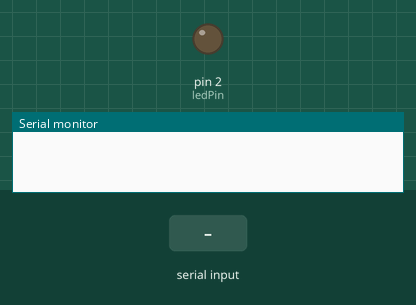
Simulated run of this sketch. Board: Arduino Uno, built with avr-gcc and run on an emulated ATmega328P. Parts: output pins drawn as LEDs (lit = HIGH), the last lines printed to the serial monitor. The inputs (shaded band) are chosen by the test bench.

Above: at 1.2 s.
1.3 s: "N" received over Serial
At 2.5 s:
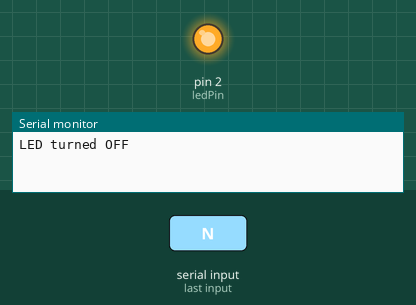
2.8 s: "U" received over Serial
At 3.9 s:
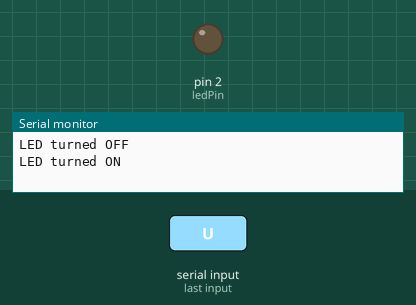
Timing chart, 0 to 5.8 s (numbered marks = the images above; inputs shaded):
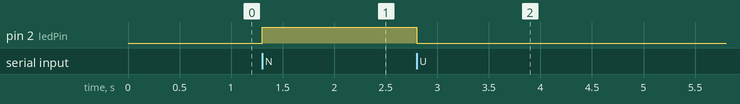

The sketch:

Lab_2_UrfanAGHAYEV.ino
```cpp
const int ledPin = 2; // Replace with your LED pin number
char incomingChar;

void setup() {
  Serial.begin(115200); // Set baud rate for serial communication
  pinMode(ledPin, OUTPUT); // Set LED pin as output
}

void loop() {
  if (Serial.available() > 0) {
    incomingChar = Serial.read();
    if (incomingChar == 'U') {
      digitalWrite(ledPin, LOW); // Turn LED on
      Serial.println("LED turned ON");
    } else if (incomingChar == 'N') {
      digitalWrite(ledPin, HIGH); // Turn LED off
      Serial.println("LED turned OFF");
}
}
}
```

Measured:
- after the input at 1.3 s, pin 2 (ledPin): LOW → HIGH at once
- after the input at 2.8 s, pin 2 (ledPin): HIGH → LOW at once
